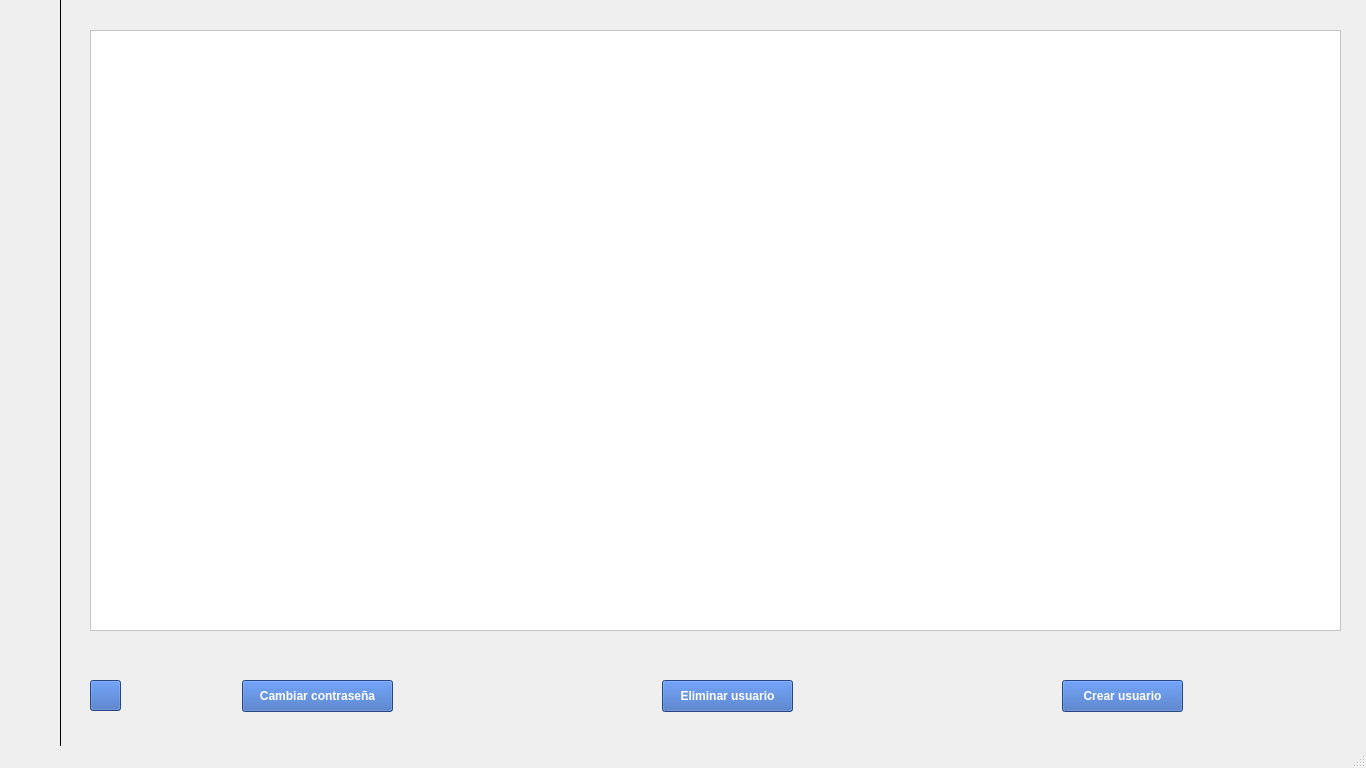
<?xml version="1.0" encoding="UTF-8"?>
<ui version="4.0">
 <class>MainWindow</class>
 <widget class="QMainWindow" name="MainWindow">
  <property name="geometry">
   <rect>
    <x>0</x>
    <y>0</y>
    <width>1366</width>
    <height>768</height>
   </rect>
  </property>
  <property name="sizePolicy">
   <sizepolicy hsizetype="Maximum" vsizetype="Maximum">
    <horstretch>0</horstretch>
    <verstretch>0</verstretch>
   </sizepolicy>
  </property>
  <property name="minimumSize">
   <size>
    <width>1366</width>
    <height>768</height>
   </size>
  </property>
  <property name="maximumSize">
   <size>
    <width>1366</width>
    <height>768</height>
   </size>
  </property>
  <property name="windowTitle">
   <string>Administrador de usuarios</string>
  </property>
  <widget class="QWidget" name="centralwidget">
   <widget class="QWidget" name="barraLateral" native="true">
    <property name="geometry">
     <rect>
      <x>0</x>
      <y>0</y>
      <width>61</width>
      <height>751</height>
     </rect>
    </property>
    <property name="styleSheet">
     <string notr="true">border-right: 1px solid black;</string>
    </property>
    <widget class="QPushButton" name="users">
     <property name="geometry">
      <rect>
       <x>0</x>
       <y>10</y>
       <width>60</width>
       <height>51</height>
      </rect>
     </property>
     <property name="styleSheet">
      <string notr="true"/>
     </property>
     <property name="text">
      <string/>
     </property>
     <property name="icon">
      <iconset>
       <normaloff>../img/dni.png</normaloff>../img/dni.png</iconset>
     </property>
     <property name="iconSize">
      <size>
       <width>30</width>
       <height>30</height>
      </size>
     </property>
     <property name="checkable">
      <bool>false</bool>
     </property>
     <property name="checked">
      <bool>false</bool>
     </property>
     <property name="flat">
      <bool>true</bool>
     </property>
    </widget>
    <widget class="QPushButton" name="cronIcon">
     <property name="geometry">
      <rect>
       <x>0</x>
       <y>690</y>
       <width>60</width>
       <height>51</height>
      </rect>
     </property>
     <property name="styleSheet">
      <string notr="true"/>
     </property>
     <property name="text">
      <string/>
     </property>
     <property name="icon">
      <iconset>
       <normaloff>../img/lapsBlack.png</normaloff>../img/lapsBlack.png</iconset>
     </property>
     <property name="iconSize">
      <size>
       <width>30</width>
       <height>30</height>
      </size>
     </property>
     <property name="checkable">
      <bool>false</bool>
     </property>
     <property name="checked">
      <bool>false</bool>
     </property>
     <property name="flat">
      <bool>true</bool>
     </property>
    </widget>
    <widget class="QPushButton" name="pacientesIcon">
     <property name="geometry">
      <rect>
       <x>0</x>
       <y>70</y>
       <width>61</width>
       <height>51</height>
      </rect>
     </property>
     <property name="styleSheet">
      <string notr="true"/>
     </property>
     <property name="text">
      <string/>
     </property>
     <property name="icon">
      <iconset>
       <normaloff>../img/pacientes.png</normaloff>../img/pacientes.png</iconset>
     </property>
     <property name="iconSize">
      <size>
       <width>30</width>
       <height>30</height>
      </size>
     </property>
     <property name="flat">
      <bool>true</bool>
     </property>
    </widget>
   </widget>
   <widget class="QListView" name="usersList">
    <property name="geometry">
     <rect>
      <x>90</x>
      <y>30</y>
      <width>1251</width>
      <height>601</height>
     </rect>
    </property>
    <property name="styleSheet">
     <string notr="true">font-size: 20px; 
background-color: white;
color: black;</string>
    </property>
    <property name="editTriggers">
     <set>QAbstractItemView::NoEditTriggers</set>
    </property>
   </widget>
   <widget class="QPushButton" name="newUser">
    <property name="geometry">
     <rect>
      <x>1062</x>
      <y>680</y>
      <width>121</width>
      <height>32</height>
     </rect>
    </property>
    <property name="styleSheet">
     <string notr="true">background-color: #3564b8; color: white; font-weight:bold;</string>
    </property>
    <property name="text">
     <string>Crear usuario</string>
    </property>
   </widget>
   <widget class="QPushButton" name="deleteUser">
    <property name="geometry">
     <rect>
      <x>662</x>
      <y>680</y>
      <width>131</width>
      <height>32</height>
     </rect>
    </property>
    <property name="styleSheet">
     <string notr="true">background-color: #3564b8; color: white; font-weight:bold;</string>
    </property>
    <property name="text">
     <string>Eliminar usuario</string>
    </property>
   </widget>
   <widget class="QPushButton" name="changePass">
    <property name="geometry">
     <rect>
      <x>242</x>
      <y>680</y>
      <width>151</width>
      <height>32</height>
     </rect>
    </property>
    <property name="styleSheet">
     <string notr="true">background-color: #3564b8; color: white; font-weight:bold;</string>
    </property>
    <property name="text">
     <string>Cambiar contraseña</string>
    </property>
   </widget>
   <widget class="QPushButton" name="refreshList">
    <property name="geometry">
     <rect>
      <x>90</x>
      <y>680</y>
      <width>31</width>
      <height>31</height>
     </rect>
    </property>
    <property name="styleSheet">
     <string notr="true">background-color: #3564b8;</string>
    </property>
    <property name="text">
     <string/>
    </property>
    <property name="icon">
     <iconset>
      <normaloff>../img/restart.png</normaloff>../img/restart.png</iconset>
    </property>
    <property name="iconSize">
     <size>
      <width>50</width>
      <height>16</height>
     </size>
    </property>
    <property name="flat">
     <bool>false</bool>
    </property>
   </widget>
  </widget>
  <widget class="QStatusBar" name="statusbar"/>
 </widget>
 <resources/>
 <connections/>
</ui>
